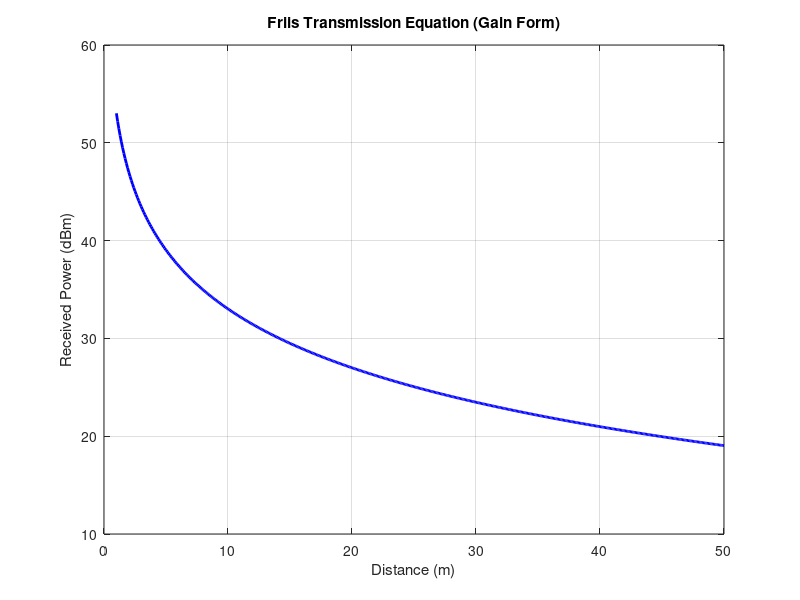
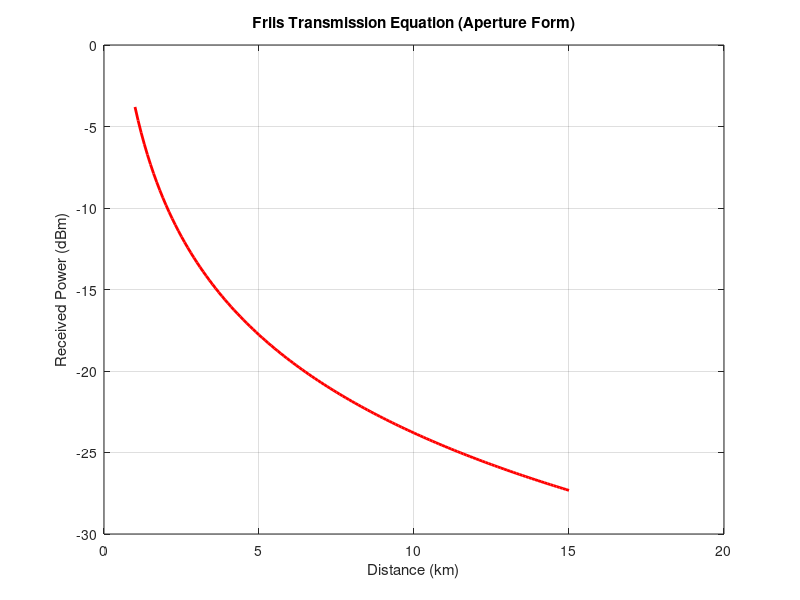

MATLAB code for these plots, in order: (Note: this script raises an error after producing the figures.)
clc; clear; close all;

%% EXPERIMENT 1: FRIIS TRANSMISSION EQUATION (GAIN FORM)
Pt=100; Gt=25; Gr=20; f=3e9; c=3e8;
R=1:0.1:50; L=c/f;

Pr=Pt*10^(Gt/10)*10^(Gr/10).*(L./(4*pi*R)).^2;
P=Pr(end); dBm=10*log10(P*1000);

fprintf('=== EXPERIMENT 1 ===\n');
fprintf('Received Power = %.6f W\n',P);
fprintf('Received Power = %.4f dBm\n\n',dBm);

figure(1);
plot(R,10*log10(Pr*1000),'b','LineWidth',2);
grid on; xlabel('Distance (m)');
ylabel('Received Power (dBm)');
title('Friis Transmission Equation (Gain Form)');


%% EXPERIMENT 2: FRIIS TRANSMISSION EQUATION (APERTURE FORM)
Pt=15; Aet=0.2; Aer=0.5;
f=5e9; c=3e8; L=c/f;
R=1:0.1:15;

Pr=Pt*Aet*Aer./(L^2*(R*1000).^2);
P=Pr(end); dBm=10*log10(P*1000);

fprintf('=== EXPERIMENT 2 ===\n');
fprintf('Received Power at 15 km = %.4f microW\n',P*1e6);
fprintf('Received Power at 15 km = %.4f dBm\n\n',dBm);

figure(2);
plot(R,10*log10(Pr*1000),'r','LineWidth',2);
grid on; xlabel('Distance (km)');
ylabel('Received Power (dBm)');
title('Friis Transmission Equation (Aperture Form)');


%% EXPERIMENT 3: BROADSIDE ANTENNA ARRAY
N=10; d=0.25; beta=0;
theta=linspace(0,2*pi,1000);

psi=2*pi*d*cos(theta)+beta;
AF=abs(sin(N*psi/2)./(N*sin(psi/2)));

AF(~isfinite(AF))=1;

figure(3);
polarplot(theta,AF,'LineWidth',1.5);
title('Polar Radiation Pattern (Broadside Array)');


%% EXPERIMENT 4: END-FIRE ANTENNA ARRAY
N=4; d=0.5; k=2*pi;
beta=-k*d;
theta=linspace(0,2*pi,1000);

psi=k*d*cos(theta)+beta;
AF=abs(sin(N*psi/2)./(N*sin(psi/2)));

AF(~isfinite(AF))=1;

figure(4);
polarplot(theta,AF,'LineWidth',1.5);
title('Both-Side End-Fire Array Pattern');


%% EXPERIMENT 5: PATTERN MULTIPLICATION (DIPOLE + ARRAY FACTOR)
theta=0:0.1:360;
t=deg2rad(theta);

lambda=1; d=lambda/4;
k=2*pi/lambda; beta=0;

E=abs(sin(t));
AF=abs(2*cos((k*d*cos(t)+beta)/2));
AF=AF/max(AF);

Et=E.*AF;
Et=Et/max(Et);
EdB=20*log10(Et+eps);
EdB(EdB < -40)=-40;

figure(5);
subplot(1,3,1);
polarplot(t,E,'b','LineWidth',2);
title('Dipole Pattern');

subplot(1,3,2);
polarplot(t,AF,'r','LineWidth',2);
title('Array Factor');

subplot(1,3,3);
polarplot(t,Et,'k','LineWidth',2);
title('Pattern Multiplication');
